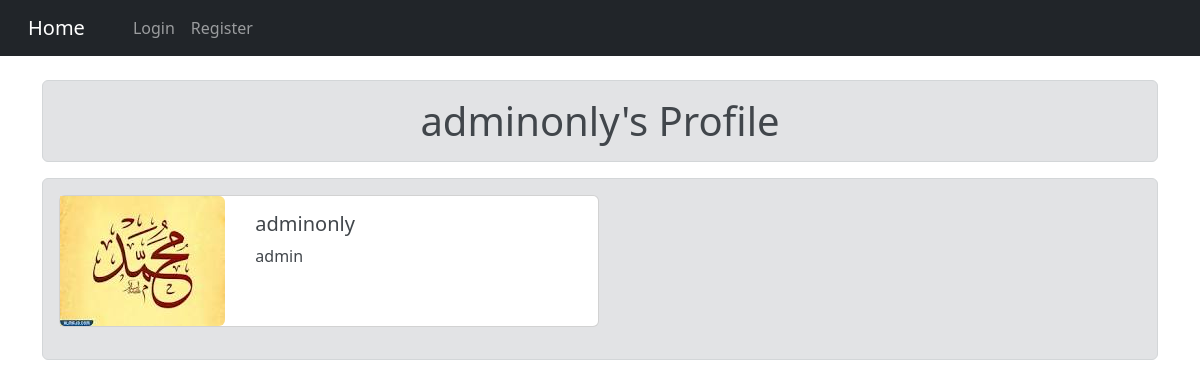
/accounts/profile/14, run on the app's committed database.
### accounts/models.py (models this page shows, shortened)
class Profile(models.Model):
	user= models.OneToOneField(User,on_delete=models.CASCADE,null=True,blank=True)
	bio = models.CharField(max_length=100,null=True,blank=True)
	image= models.ImageField(upload_to='images/profile',null=True,blank=True)

### accounts/views.py (the view)
# urls.py: path('profile/<int:id>',AccountView,name='profile'),
def AccountView(request,id):
	profile = Profile.objects.get(user=id)
	context = {
	'profile':profile
	}
	return render(request,'pages/profile.html',context)

### templates/pages/profile.html (shortened to what this page needs)
{% extends 'base.html' %}{% load static %}{% load bootstrap5 %}
{% block content %} <br> <h1
class="text-center alert alert-secondary" >{{profile.user}}'s Profile</h1> <div
class="alert alert-secondary" style="min-height:75px;">
<div class="card mb-3" style="max-width: 540px;">
  <div class="row g-0">
    <div class="col-md-4">
      {% if profile.image %}
      <img src="{{profile.image.url}}" class="img-fluid rounded-start" alt="...">
{% else %}
      <img src="{% static 'images/default_profile_pic.jpg' %}" class="img-fluid rounded-start" alt="...">
      {% endif %}
    </div>
    <div class="col-md-8">
      <div class="card-body">
        <h5 class="card-title">{{profile.user}}</h5>
        {% if profile.bio %}
        <p class="card-text">{{profile.bio}}</p>
{% else %}
        <p class="card-text">bio</p>
        {% endif %}
      </div>
    </div>
  </div>
</div>
{% endblock content %}

### templates/base.html (shortened to what this page needs)
<!doctype html>
  {% load static %}
<html lang="ar" dir="ltr">
  <head>
    <link rel="stylesheet" href="https://cdn.jsdelivr.net/npm/bootstrap@5.2.0-beta1/dist/css/bootstrap.rtl.min.css">
  </head>
  <body>
<nav class= "navbar-expand-lg navbar navbar-dark bg-dark">
  <div class="container-fluid">
    <a class="navbar-brand" href="{% url 'home' %}">Home</a>
    <div class="collapse navbar-collapse" id="navbarSupportedContent">
      <ul class="navbar-nav mo-auto mb-2 mb-lg-0">
        {% if user.is_authenticated %}
           <li class="nav-item">
          <a class="nav-link" href="{% url 'logout' %}">Logout</a>
        </li>
        <li class="nav-item">
          <a class="nav-link" href="{% url 'create_chat' %}">New Chat</a>
        </li>
        <li class="nav-item dropdown">
          <a class="nav-link dropdown-toggle" href="#" id="navbarDropdown" role="button" data-bs-toggle="dropdown" aria-expanded="false">
            My Account
          </a>
          <ul class="dropdown-menu" aria-labelledby="navbarDropdown">
            <li><a class="dropdown-item" href="{% url 'edit_profile' %}">Settings</a></li>
            <li><a class="dropdown-item" href="{% url 'profile' user.id %}">Show Profile</a></li>
          </ul>
        </li>
    {% else %}
                  <li class="nav-item">
          <a class="nav-link" href="{% url 'login' %}">Login</a>
        </li>        <li class="nav-item">
          <a class="nav-link" href="{% url 'register' %}">Register</a>
        </li>
        {% endif %}
      </ul>
    </div>
  </div>
</nav>
    <div class="container" >
{% block content %}
{% endblock %}
</div>
  </body>
</html>

### data on the page
Profile: user "adminonly", image (picture), bio "admin"
